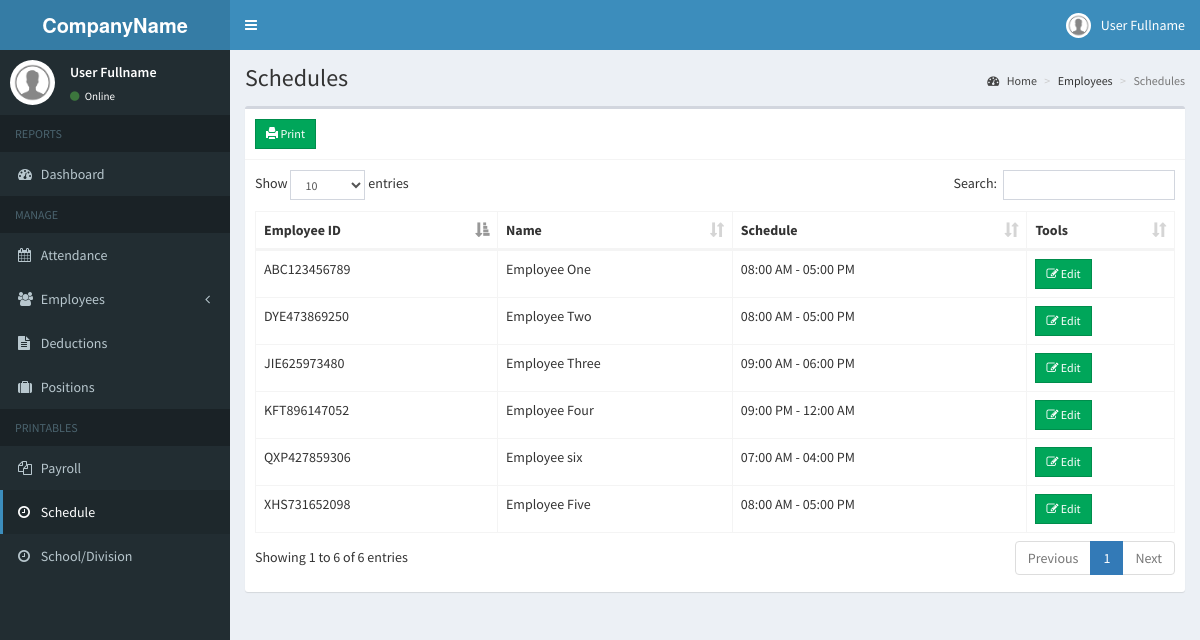
The page /admin/schedule_employee.php (signed in) on the database its author committed.
### tables this page shows
CREATE TABLE `employees` (
  `id` int(11) NOT NULL,
  `employee_id` varchar(15) NOT NULL,
  `school_id` varchar(200) NOT NULL,
  `firstname` varchar(50) NOT NULL,
  `lastname` varchar(50) NOT NULL,
  `address` text NOT NULL,
  `birthdate` date NOT NULL,
  `contact_info` varchar(100) NOT NULL,
  `gender` varchar(10) NOT NULL,
  `position_id` int(11) NOT NULL,
  `schedule_id` int(11) NOT NULL,
  `photo` varchar(200) NOT NULL,
  `created_on` date NOT NULL
);

CREATE TABLE `schedules` (
  `id` int(11) NOT NULL,
  `time_in` time NOT NULL,
  `time_out` time NOT NULL
);

### admin/includes/session.php (called while the page is built, shortened)
<?php
	include 'includes/conn.php';
	$sql = "SELECT * FROM admin WHERE id = '".$_SESSION['admin']."'";
	$query = $conn->query($sql);
	$user = $query->fetch_assoc();
?>

### admin/schedule_employee.php (the view, shortened to what this page needs)
<?php include 'includes/session.php'; ?>
<?php include 'includes/header.php'; ?>
<body class="hold-transition skin-blue sidebar-mini">
<div class="wrapper">
  <?php include 'includes/navbar.php'; ?>
  <?php include 'includes/menubar.php'; ?>
  <div class="content-wrapper">
    <section class="content-header">
      <h1>
        Schedules
      </h1>
      <ol class="breadcrumb">
        <li><a href="#"><i class="fa fa-dashboard"></i> Home</a></li>
        <li>Employees</li>
        <li class="active">Schedules</li>
      </ol>
    </section>
    <section class="content">
      <div class="row">
        <div class="col-xs-12">
          <div class="box">
            <div class="box-header with-border">
              <a href="schedule_print.php" class="btn btn-success btn-sm btn-flat"><span class="glyphicon glyphicon-print"></span> Print</a>
            </div>
            <div class="box-body">
              <table id="example1" class="table table-bordered">
                <thead>
                  <th>Employee ID</th>
                  <th>Name</th>
                  <th>Schedule</th>
                  <th>Tools</th>
                </thead>
                <tbody>
                  <?php
                    $sql = "SELECT *, employees.id AS empid FROM employees LEFT JOIN schedules ON schedules.id=employees.schedule_id";
                    $query = $conn->query($sql);
                    while($row = $query->fetch_assoc()){
                      echo "
                        <tr>
                          <td>".$row['employee_id']."</td>
                          <td>".$row['firstname'].' '.$row['lastname']."</td>
                          <td>".date('h:i A', strtotime($row['time_in'])).' - '.date('h:i A', strtotime($row['time_out']))."</td>
                          <td>
                            <button class='btn btn-success btn-sm edit btn-flat' data-id='".$row['empid']."'><i class='fa fa-edit'></i> Edit</button>
                          </td>
                        </tr>
                      ";
                    }
                  ?>
                </tbody>
              </table>
            </div>
          </div>
        </div>
      </div>
    </section>
  </div>
</div>
</body>
</html>

### admin/includes/navbar.php (shortened to what this page needs)
<header class="main-header">
    <a href="index2.html" class="logo">
      <span class="logo-lg"><b>CompanyName</b></span>
    </a>
    <nav class="navbar navbar-static-top">
      <a href="#" class="sidebar-toggle" data-toggle="push-menu" role="button">
      </a>
      <div class="navbar-custom-menu">
        <ul class="nav navbar-nav">
          <li class="dropdown user user-menu">
            <a href="#" class="dropdown-toggle" data-toggle="dropdown">
              <img src="<?php echo (!empty($user['photo'])) ? '../images/'.$user['photo'] : '../images/profile.jpg'; ?>" class="user-image" alt="User Image">
              <span class="hidden-xs"><?php echo $user['firstname'].' '.$user['lastname']; ?></span>
            </a>
          </li>
        </ul>
      </div>
    </nav>
  </header>

### admin/includes/menubar.php (shortened to what this page needs)
<aside class="main-sidebar">
    <section class="sidebar">
      <div class="user-panel">
        <div class="pull-left image">
          <img src="<?php echo (!empty($user['photo'])) ? '../images/'.$user['photo'] : '../images/profile.jpg'; ?>" class="img-circle" alt="User Image">
        </div>
        <div class="pull-left info">
          <p><?php echo $user['firstname'].' '.$user['lastname']; ?></p>
          <a><i class="fa fa-circle text-success"></i> Online</a>
        </div>
      </div>
      <ul class="sidebar-menu" data-widget="tree">
        <li class="header">REPORTS</li>
        <li class=""><a href="home.php"><i class="fa fa-dashboard"></i> <span>Dashboard</span></a></li>
        <li class="header">MANAGE</li>
        <li><a href="attendance.php"><i class="fa fa-calendar"></i> <span>Attendance</span></a></li>
        <li class="treeview">
          <a href="#">
            <i class="fa fa-users"></i>
            <span>Employees</span>
            <span class="pull-right-container">
              <i class="fa fa-angle-left pull-right"></i>
            </span>
          </a>
        </li>
        <li><a href="deduction.php"><i class="fa fa-file-text"></i> Deductions</a></li>
        <li><a href="position.php"><i class="fa fa-suitcase"></i> Positions</a></li>
        <li class="header">PRINTABLES</li>
        <li><a href="payroll.php"><i class="fa fa-files-o"></i> <span>Payroll</span></a></li>
        <li><a href="schedule_employee.php"><i class="fa fa-clock-o"></i> <span>Schedule</span></a></li>
        <li><a href="school.php"><i class="fa fa-clock-o"></i> <span>School/Division</span></a></li>
      </ul>
    </section>
  </aside>

### rows shown on the page
employees: employee "ABC123456789", firstname "Employee", lastname "One", schedule.time_in "08:00 AM", schedule.time_out "05:00 PM"
employees: employee "DYE473869250", firstname "Employee", lastname "Two", schedule.time_in "08:00 AM", schedule.time_out "05:00 PM"
employees: employee "JIE625973480", firstname "Employee", lastname "Three", schedule.time_in "09:00 AM", schedule.time_out "06:00 PM"
employees: employee "KFT896147052", firstname "Employee", lastname "Four", schedule.time_in "09:00 PM", schedule.time_out "12:00 AM"
employees: employee "XHS731652098", firstname "Employee", lastname "Five", schedule.time_in "08:00 AM", schedule.time_out "05:00 PM"
employees: employee "QXP427859306", firstname "Employee", lastname "six", schedule.time_in "07:00 AM", schedule.time_out "04:00 PM"

### other values the page prints
$user['firstname'] "User"
$user['lastname'] "Fullname"
